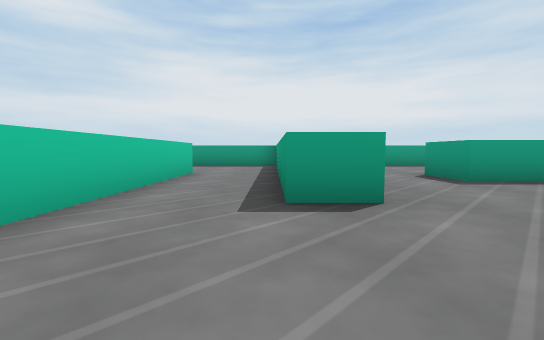
View 1 (above)

23 first-person views from a walk through a scene from a Unity 3-D project. The camera is 0.24 m above the floor, tilts 4° down and sees 90° across. The floor is counted in squares, 0.5 m on a side. Each view is taken from the middle of a square. On the plan, view 1 faces up. The plan holds only what a view shows up to about 9 squares ahead; the rest is blank. The player character is not drawn. Some surface patterns are stand-ins.

View 2
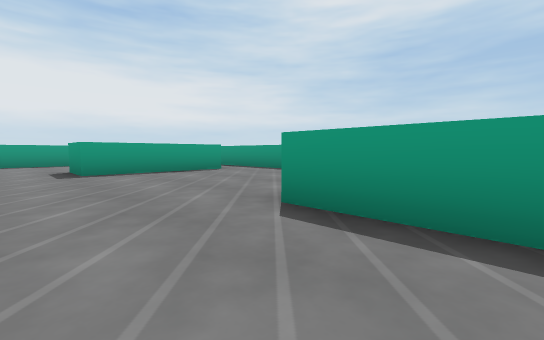

View 3
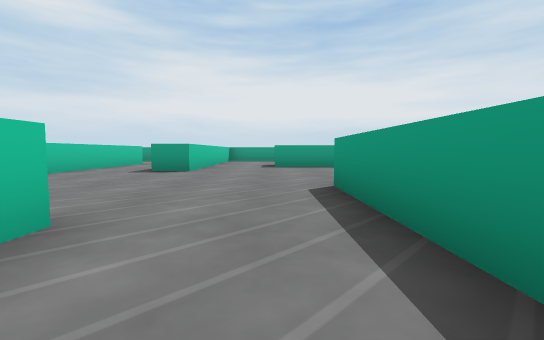

View 4
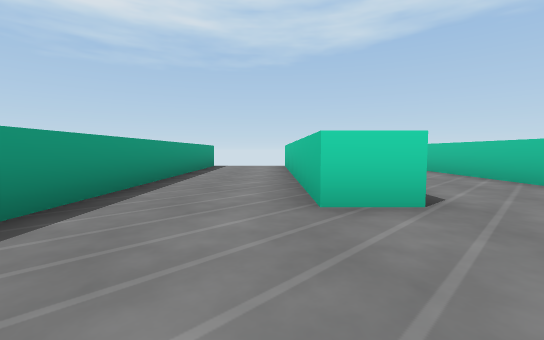

View 5
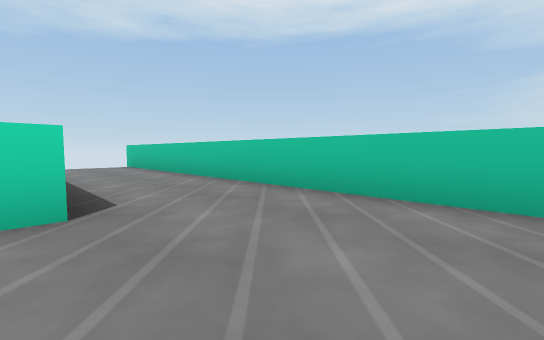

View 6
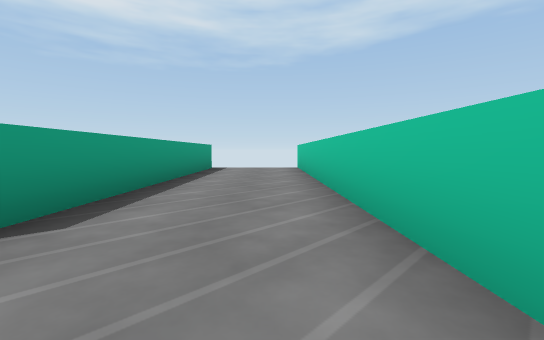

View 7
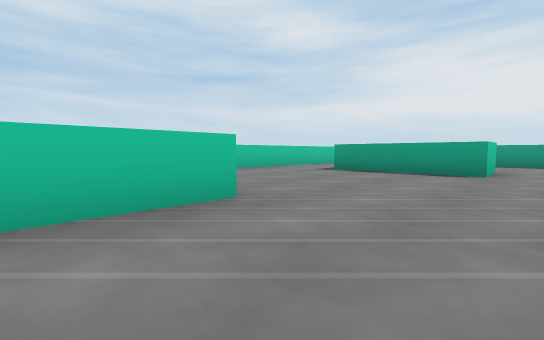

View 8
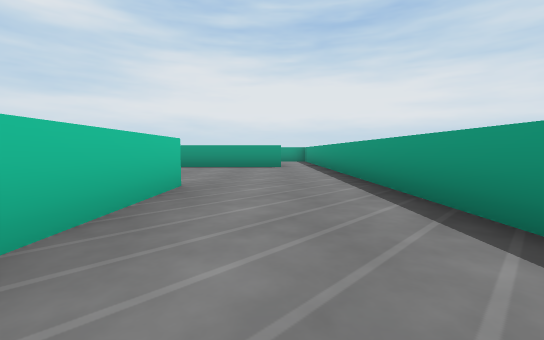

View 9
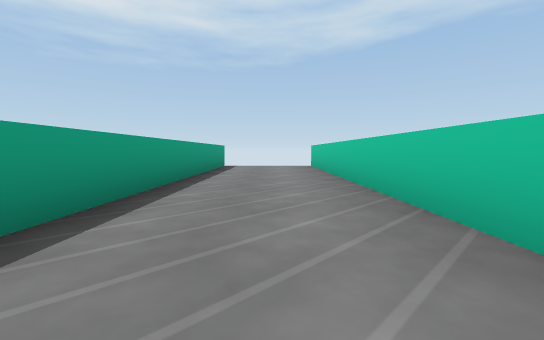

View 10
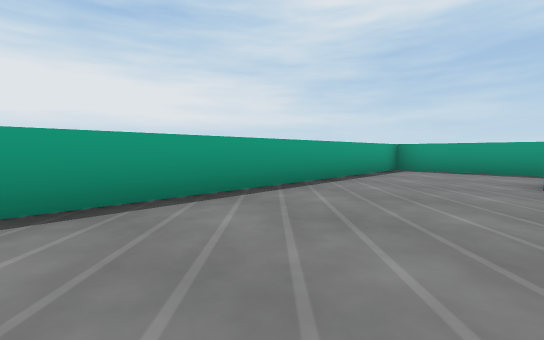

View 11
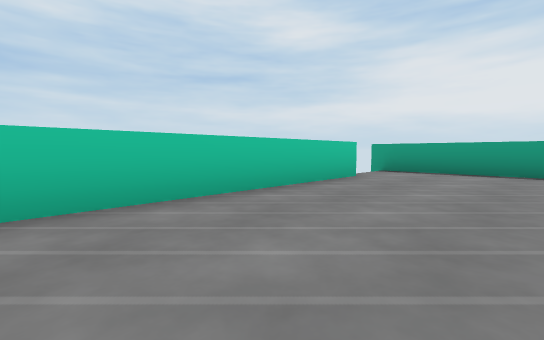

View 12
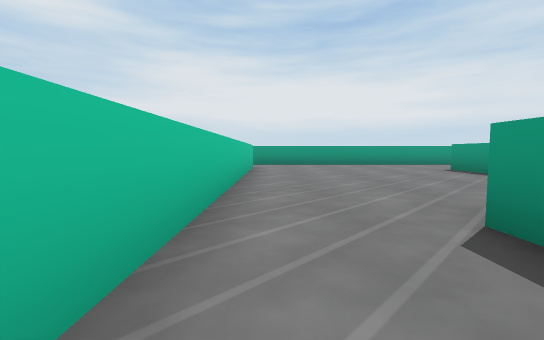

View 13
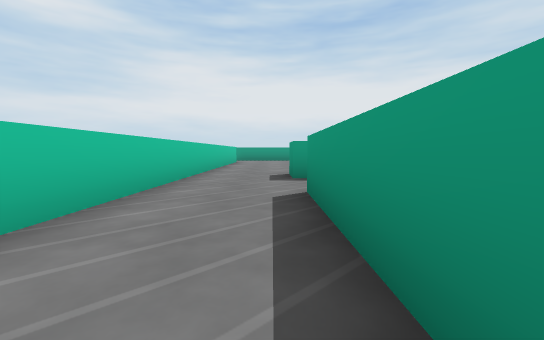

View 14
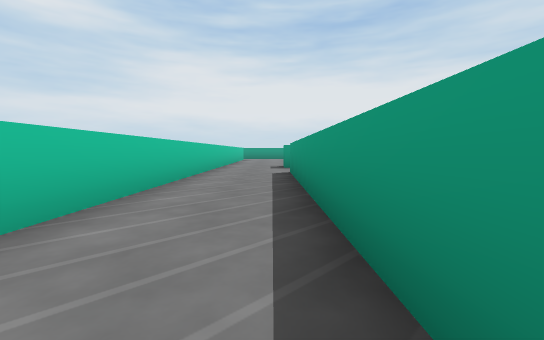

View 15
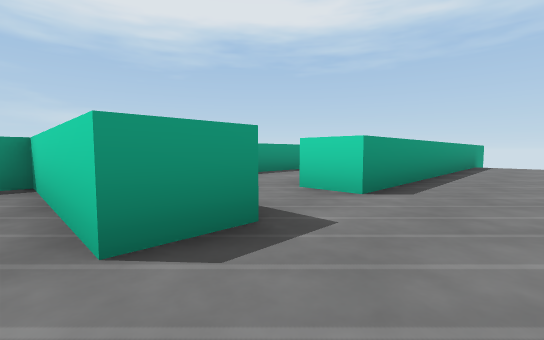

View 16
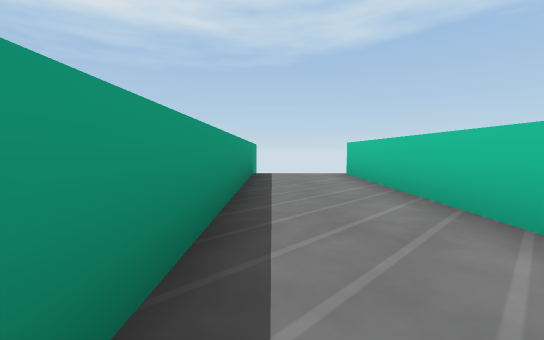

View 17
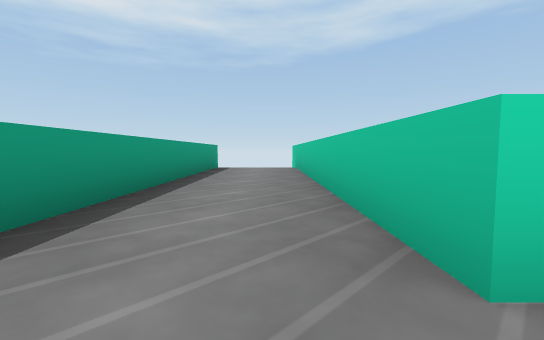

View 18
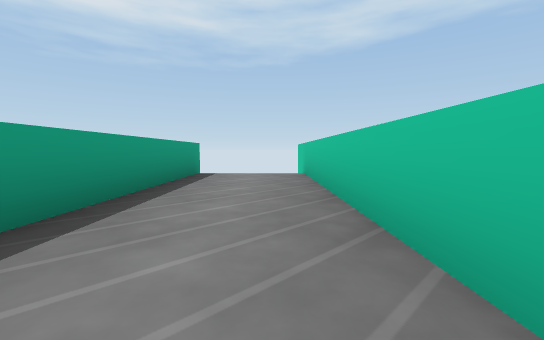

View 19
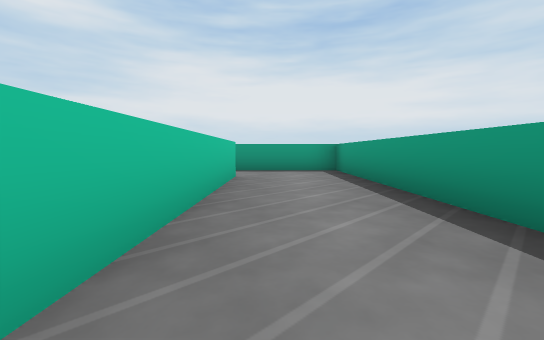

View 20
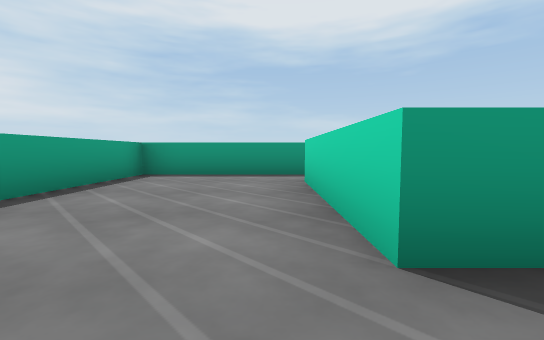

View 21
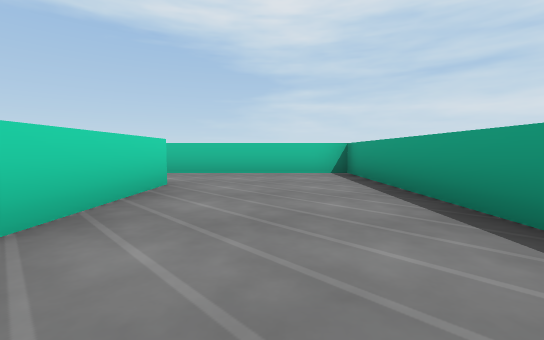

View 22
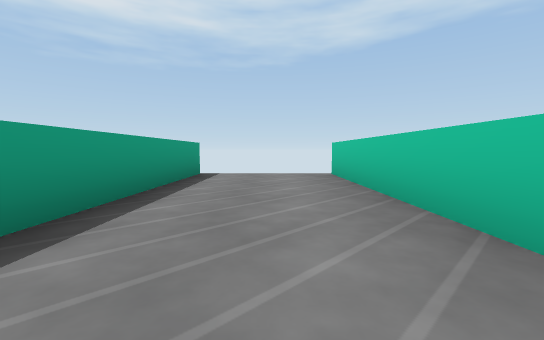

View 23
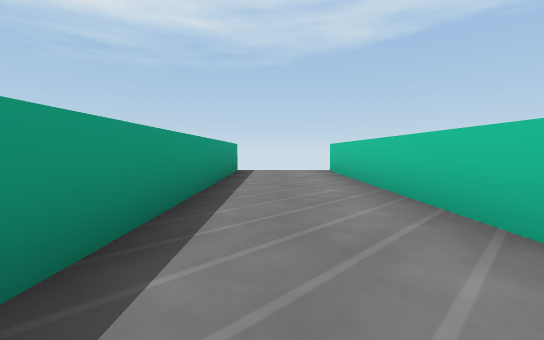

### Floor plan
Ten units are one square. View 1 is at (0, 0); x grows to the right and y downward. Boxes are objects, and circles mark ways between rooms. Rooms are numbered by the first view taken in them; rooms with no view inside come last. Other rooms are left out.
<svg viewBox="-87 -92 167 192">
<path fill="none" stroke="#000" d="M6 23 16 23 16 86M47 2 47 88M-18 -1 -18 91M39 88 39 2M7 86 7 26M10 -55 10 -25 1 -25 1 -55M75 88 75 -56M63 -55 63 -42 31 -42 31 -55M-18 -59 -18 -16M-24 -48 -24 -60M-75 -69 -75 -14M1 -55 1 -87 -82 -87M-56 -7 -24 -7M-56 2 -56 -7M-75 -14 -75 88M-56 95 -56 18M-56 18 -47 18 -47 95M-24 91 -24 2 -56 2M31 -55 63 -55M75 -56 75 -86 10 -87 10 -55"/>
<circle cx="-10" cy="-50" r="3" fill="#2a7"/>
<circle cx="20" cy="-45" r="3" fill="#2a7"/>
<circle cx="70" cy="-45" r="3" fill="#2a7"/>
<circle cx="-65" cy="-5" r="3" fill="#2a7"/>
<circle cx="-50" cy="10" r="3" fill="#2a7"/>
<text x="30" y="20">1</text>
<text x="-40" y="-50">2</text>
<text x="-70" y="30">3</text>
<text x="-40" y="40">4</text>
<text x="40" y="-70">5</text>
</svg>
Room 1 opens to room 2. Room 1 opens to room 5. Room 2 opens to room 3. Room 3 opens to room 4.

Where each view was taken, in squares from view 1:
view 1: 0 up, 0 right, facing up
view 2: 2 down, 2 right, facing up-right
view 3: 4 down, 3 right, facing up
view 4: 0 up, 2 right, facing down
view 5: 0 up, 1 right, facing down-left
view 6: 1 down, 1 left, facing down
view 7: 2 down, 7 right, facing up-left
view 8: 4 down, 6 right, facing up
view 9: 0 up, 6 right, facing down
view 10: 6 up, 7 left, facing up-right
view 11: 2 up, 5 left, facing up-left
view 12: 1 down, 7 left, facing up
view 13: 5 down, 6 left, facing up
view 14: 8 down, 6 left, facing up
view 15: 1 up, 7 left, facing down-right
view 16: 3 down, 6 left, facing down
view 17: 1 down, 4 left, facing down
view 18: 3 down, 4 left, facing down
view 19: 7 down, 4 left, facing up
view 20: 6 up, 2 right, facing right
view 21: 7 up, 7 right, facing left
view 22: 3 down, 6 right, facing down
view 23: 2 down, 3 right, facing down
